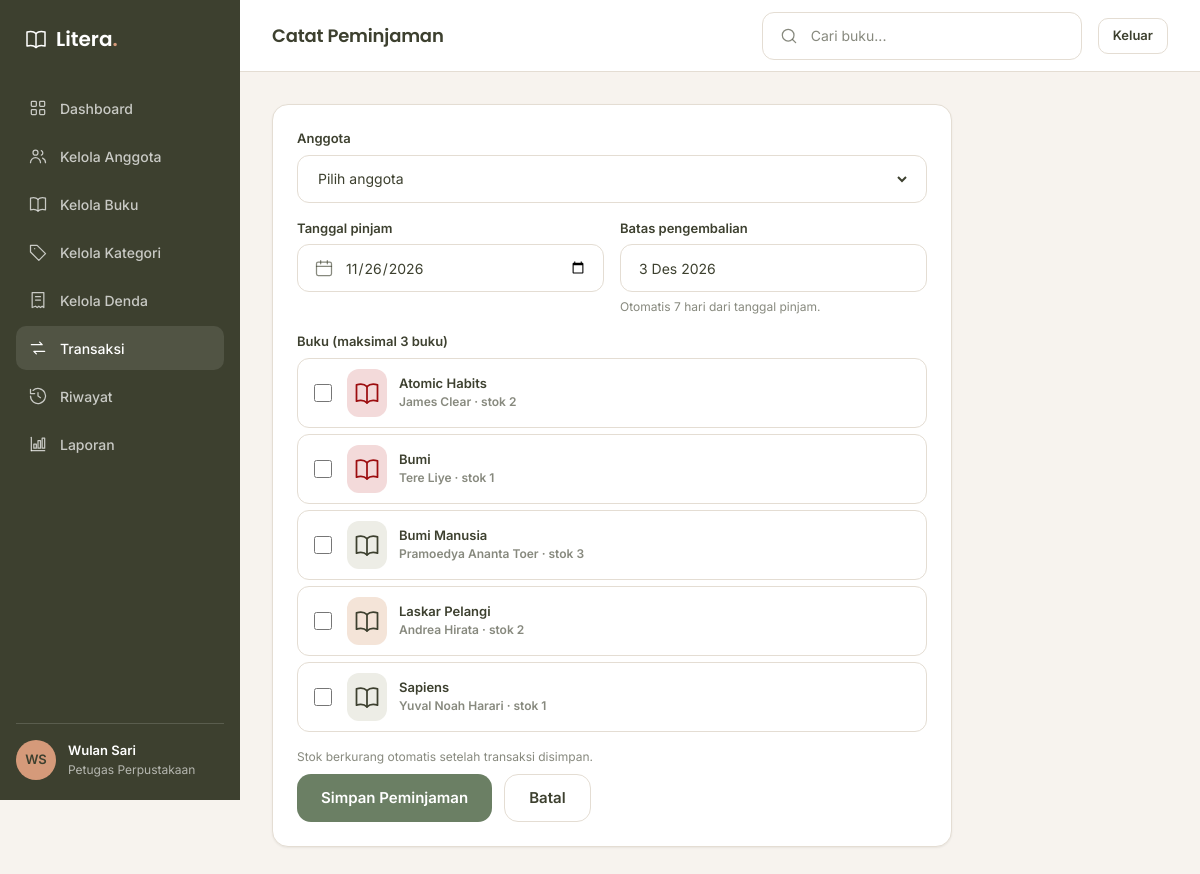
The app's page /admin/transaksi/tambah (signed in) with its own data.
### tables this page shows
CREATE TABLE buku (
    id           INT AUTO_INCREMENT PRIMARY KEY,
    kategori_id  INT NOT NULL,
    judul        VARCHAR(200) NOT NULL,
    penulis      VARCHAR(150) NOT NULL,
    penerbit     VARCHAR(150) NULL,
    tahun_terbit SMALLINT NULL,
    isbn         VARCHAR(30) NULL,
    sinopsis     TEXT NULL,
    cover        VARCHAR(255) NULL,
    stok         INT NOT NULL DEFAULT 0,
    created_at   TIMESTAMP NOT NULL DEFAULT CURRENT_TIMESTAMP,
    CONSTRAINT fk_buku_kategori FOREIGN KEY (kategori_id) REFERENCES kategori (id) ON DELETE RESTRICT,
    INDEX idx_buku_kategori (kategori_id)
);

### app/core/Controller.php (called while the page is built, shortened)
<?php
abstract class Controller
{
    protected function view(string $view, array $data = [], string $layout = 'member'): void
    {
        extract($data, EXTR_SKIP);
        require dirname(__DIR__) . '/views/layouts/' . $layout . '.php';
    }
}

### app/controllers/PeminjamanController.php (called while the page is built, shortened)
<?php
final class PeminjamanController extends Controller
{
    public function adminCreate(): void
    {
        $this->view('admin/transaksi/form', [
            'judul' => 'Catat Peminjaman',
            'anggota' => User::opsiAnggota(),
            'buku' => Buku::tersedia(),
            'tanggal' => date('Y-m-d'),
            'jatuhTempo' => date('Y-m-d', strtotime('+' . MAX_HARI_PINJAM . ' days')),
        ], 'admin');
    }
}

### public/index.php (called while the page is built, shortened)
<?php
$method = $_SERVER['REQUEST_METHOD'] ?? 'GET';
$path = (string) ($_GET['r'] ?? parse_url($_SERVER['REQUEST_URI'] ?? '/', PHP_URL_PATH) ?? '/');
$path = rawurldecode($path);
$path = '/' . trim($path, '/');
$router = new Router();
$router->get('/', [HomeController::class, 'index']);
$router->get('/login', [AuthController::class, 'form']);
$router->post('/login', [AuthController::class, 'login']);
$router->post('/logout', [AuthController::class, 'logout']);
$router->get('/beranda', [BerandaController::class, 'index'], 'anggota');
$router->get('/buku', [BukuController::class, 'index'], 'anggota');
$router->get('/buku/{id}', [BukuController::class, 'detail'], 'anggota');
$router->get('/pinjam', [PeminjamanController::class, 'form'], 'anggota');
$router->post('/pinjam', [PeminjamanController::class, 'store'], 'anggota');
$router->get('/pinjam/bukti/{id}', [PeminjamanController::class, 'bukti'], 'anggota');
$router->get('/kembali', [PengembalianController::class, 'index'], 'anggota');
$router->post('/kembali', [PengembalianController::class, 'ajukan'], 'anggota');
$router->get('/riwayat', [RiwayatController::class, 'anggota'], 'anggota');
$router->get('/denda', [DendaController::class, 'saya'], 'anggota');
$router->get('/profil', [ProfilController::class, 'index'], 'anggota');
$router->get('/admin', [DashboardController::class, 'index'], 'petugas');
$router->get('/admin/anggota', [AnggotaController::class, 'index'], 'petugas');
$router->get('/admin/anggota/tambah', [AnggotaController::class, 'create'], 'petugas');
$router->post('/admin/anggota', [AnggotaController::class, 'store'], 'petugas');
$router->get('/admin/anggota/{id}/edit', [AnggotaController::class, 'edit'], 'petugas');
$router->post('/admin/anggota/{id}', [AnggotaController::class, 'update'], 'petugas');
$router->post('/admin/anggota/{id}/hapus', [AnggotaController::class, 'destroy'], 'petugas');
$router->get('/admin/buku', [BukuController::class, 'adminIndex'], 'petugas');
$router->get('/admin/buku/tambah', [BukuController::class, 'create'], 'petugas');
$router->post('/admin/buku', [BukuController::class, 'store'], 'petugas');
$router->get('/admin/buku/{id}/edit', [BukuController::class, 'edit'], 'petugas');
$router->post('/admin/buku/{id}', [BukuController::class, 'update'], 'petugas');
$router->post('/admin/buku/{id}/hapus', [BukuController::class, 'destroy'], 'petugas');
$router->get('/admin/kategori', [KategoriController::class, 'index'], 'petugas');
$router->get('/admin/kategori/tambah', [KategoriController::class, 'create'], 'petugas');
$router->post('/admin/kategori', [KategoriController::class, 'store'], 'petugas');
$router->get('/admin/kategori/{id}/edit', [KategoriController::class, 'edit'], 'petugas');
$router->post('/admin/kategori/{id}', [KategoriController::class, 'update'], 'petugas');
$router->post('/admin/kategori/{id}/hapus', [KategoriController::class, 'destroy'], 'petugas');
$router->get('/admin/denda', [DendaController::class, 'index'], 'petugas');
$router->get('/admin/denda/tambah', [DendaController::class, 'create'], 'petugas');
$router->post('/admin/denda', [DendaController::class, 'store'], 'petugas');
$router->get('/admin/denda/{id}/edit', [DendaController::class, 'edit'], 'petugas');
$router->post('/admin/denda/{id}', [DendaController::class, 'update'], 'petugas');
$router->post('/admin/denda/{id}/hapus', [DendaController::class, 'destroy'], 'petugas');
$router->post('/admin/denda/{id}/lunas', [DendaController::class, 'lunas'], 'petugas');
$router->get('/admin/transaksi', [PeminjamanController::class, 'adminIndex'], 'petugas');
$router->get('/admin/transaksi/tambah', [PeminjamanController::class, 'adminCreate'], 'petugas');
$router->post('/admin/transaksi', [PeminjamanController::class, 'adminStore'], 'petugas');
$router->get('/admin/transaksi/{id}', [PeminjamanController::class, 'adminShow'], 'petugas');
$router->post('/admin/transaksi/{id}/kembali', [PengembalianController::class, 'proses'], 'petugas');
$router->get('/admin/riwayat', [RiwayatController::class, 'admin'], 'petugas');
$router->get('/admin/laporan', [LaporanController::class, 'buatLaporan'], 'petugas');
$router->dispatch($method, $path);

### app/models/Buku.php (called while the page is built, shortened)
<?php
final class Buku
{
    public static function tersedia(): array
    {
        return Database::pdo()->query(self::SELECT . ' WHERE b.stok > 0 ORDER BY b.judul')->fetchAll();
    }
}

### app/views/admin/transaksi/form.php (the view, shortened to what this page needs)
<form class="kartu form-card" method="post" action="<?= e(url('/admin/transaksi')) ?>" id="formPinjam" data-hari="<?= MAX_HARI_PINJAM ?>">
    <div class="form-grid">
        <div class="field span-2">
            <label for="user_id">Anggota</label>
            <div class="input">
                <select id="user_id" name="user_id" required>
                    <option value="">Pilih anggota</option>
                </select>
            </div>
        </div>
        <div class="field">
            <label for="tgl_pinjam">Tanggal pinjam</label>
            <div class="input">
                <?= ikon('calendar') ?>
                <input id="tgl_pinjam" type="date" name="tgl_pinjam" value="<?= e($tanggal) ?>" min="<?= e(date('Y-m-d')) ?>" required>
            </div>
        </div>
        <div class="field">
            <label>Batas pengembalian</label>
            <div class="input"><input type="text" id="estimasiKembali" value="<?= e(tanggal($jatuhTempo)) ?>" readonly></div>
            <span class="form__bantuan">Otomatis <?= MAX_HARI_PINJAM ?> hari dari tanggal pinjam.</span>
        </div>
        <div class="field span-2">
            <label>Buku (maksimal <?= MAX_BUKU_AKTIF ?> buku)</label>
            <?php foreach ($buku as $b): ?>
                <label class="buku-pilih">
                    <input type="checkbox" name="buku[]" value="<?= (int) $b['id'] ?>">
                    <?= coverBuku($b, 'cover--sm') ?>
                    <span class="buku-pilih__info">
                        <span class="buku-pilih__judul"><?= e($b['judul']) ?></span>
                        <span class="buku-pilih__meta"><?= e($b['penulis']) ?> · stok <?= (int) $b['stok'] ?></span>
                    </span>
                </label>
            <?php endforeach; ?>
        </div>
        <p class="form__bantuan span-2">Stok berkurang otomatis setelah transaksi disimpan.</p>
    </div>
    <div class="form-aksi">
        <button class="btn btn--primary" type="submit">Simpan Peminjaman</button>
        <a class="btn btn--outline" href="<?= e(url('/admin/transaksi')) ?>">Batal</a>
    </div>
</form>

### app/core/Router.php (shortened to what this page needs)
<?php
final class Router
{
    private array $routes = [];
    private function add(string $method, string $pattern, array $handler, ?string $role): void
    {
        $this->routes[] = compact('method', 'pattern', 'handler', 'role');
    }
    public function dispatch(string $method, string $path): void
    {
        foreach ($this->routes as $route) {
            if ($route['method'] !== $method) {
                continue;
            }
            $regex = '#^' . str_replace(['/', '{id}'], ['\/', '([0-9]+)'], $route['pattern']) . '$#';
            if (!preg_match($regex, $path, $cocok)) {
                continue;
            }
            [$kelas, $aksi] = $route['handler'];
            $params = array_map('intval', array_slice($cocok, 1));
            (new $kelas())->{$aksi}(...$params);
            return;
        }
        exit('Halaman tidak ditemukan.');
    }
}

### app/core/helpers.php (shortened to what this page needs)
<?php
function e($nilai): string
{
    return htmlspecialchars((string) $nilai, ENT_QUOTES, 'UTF-8');
}
function url(string $path = ''): string
{
    return BASE_URL . '/' . ltrim($path, '/');
}
function tanggal(?string $ymd): string
{
    static $bulan = ['Jan', 'Feb', 'Mar', 'Apr', 'Mei', 'Jun', 'Jul', 'Agu', 'Sep', 'Okt', 'Nov', 'Des'];
    $waktu = strtotime($ymd);
    return $waktu ? date('j', $waktu) . ' ' . $bulan[(int) date('n', $waktu) - 1] . ' ' . date('Y', $waktu) : '—';
}
function coverBuku(array $b, string $kelas = ''): string
{
    $warna = ['sage', 'warm', 'rose-tua'][((int) ($b['id'] ?? 0)) % 3];
    return '<div class="cover cover--' . $warna . ' ' . e($kelas) . '">' . ikon('book-open', 28) . '</div>';
}
function ikon(string $nama, int $ukuran = 20): string
{
    $path = $paths[$nama] ?? '';
    return '<svg class="ikon" width="' . $ukuran . '" height="' . $ukuran . '" viewBox="0 0 24 24" fill="none" stroke="currentColor" stroke-width="1.5" stroke-linecap="round" stroke-linejoin="round" aria-hidden="true">' . $path . '</svg>';
}
function logo(string $href = '#', bool $inverse = false): string
{
    $kelas = 'logo' . ($inverse ? ' logo--inverse' : '');
    $ikon = '<svg class="logo__ikon" width="24" height="24" viewBox="0 0 24 24" fill="none" stroke="currentColor" stroke-width="1.5" stroke-linecap="round" stroke-linejoin="round" aria-hidden="true"><path d="M12 6.5C10 4.5 6.5 4 3 5v14c3.5-1 7-.5 9 1.5 2-2 5.5-2.5 9-1.5V5c-3.5-1-7-.5-9 1.5Z"/><path d="M12 6.5v14"/></svg>';
    return '<a class="' . $kelas . '" href="' . e($href) . '">' . $ikon
        . '<span class="logo__teks">Litera<span class="logo__titik">.</span></span></a>';
}

### public/assets/css/tokens.css (style rules this page uses)
:root { --kelp: #3D402F; --willow: #6B7F64; --whiskey: #D59A7A; --tamarillo: #9C0D0F; --bg: #F7F3EE; --card: #FFFFFF; --sunken: rgba(61, 64, 47, 0.04); --border: #E4DDD3; --ink: #3D402F; --ink-2: rgba(61, 64, 47, 0.62); --ink-inv: #FFFFFF; --tint-success: rgba(107, 127, 100, 0.14); --tint-warning: rgba(213, 154, 122, 0.20); --tint-danger: rgba(156, 13, 15, 0.10); --tint-neutral: rgba(61, 64, 47, 0.08); --radius-kecil: 8px; --radius-input: 12px; --radius-tombol: 14px; --radius-kartu: 16px; --radius-pil: 999px; --bayang-halus: 0 1px 2px 0 rgba(61, 64, 47, 0.08); --bayang-angkat: 0 12px 32px 0 rgba(61, 64, 47, 0.10); --jarak-1: 4px; --jarak-2: 8px; --jarak-3: 12px; --jarak-4: 16px; --jarak-5: 24px; --jarak-6: 32px; --font-judul: 'Poppins', system-ui, -apple-system, 'Segoe UI', sans-serif; --font-teks: 'Inter', system-ui, -apple-system, 'Segoe UI', sans-serif; }

### public/assets/css/app.css (style rules this page uses)
*, *::before, *::after { box-sizing: border-box; }
html { -webkit-text-size-adjust: 100%; }
body { margin: 0; font-family: var(--font-teks); font-size: 14px; line-height: 1.5; color: var(--ink); background: var(--bg); }
h1, h2, h3, h4, p, ul, ol, dl, dd { margin: 0; }
a { color: var(--willow); text-decoration: none; }
button, input, select, textarea { font: inherit; color: inherit; }
button { cursor: pointer; }
img, svg { display: block; }
.ikon { flex: none; }
.logo { display: inline-flex; align-items: center; gap: 8px; font-family: var(--font-judul); font-size: 20px; font-weight: 600; color: var(--kelp); text-decoration: none; }
.logo__ikon { width: 24px; height: 24px; color: var(--willow); }
.logo__titik { color: var(--whiskey); }
.logo--inverse { color: var(--ink-inv); }
.logo--inverse .logo__ikon { color: var(--ink-inv); }
.btn { display: inline-flex; align-items: center; justify-content: center; gap: 8px; height: 48px; padding: 0 24px; border: 0; border-radius: var(--radius-tombol); font-family: var(--font-teks); font-size: 15px; font-weight: 600; line-height: 1; text-decoration: none; white-space: nowrap; transition: background-color .15s, color .15s, border-color .15s; }
.btn--primary { background: var(--willow); color: #fff; }
.btn--outline { background: var(--card); color: var(--ink); border: 1.5px solid var(--border); }
.field { display: flex; flex-direction: column; gap: 6px; }
.field > label { font-size: 13px; font-weight: 600; }
.input { display: flex; align-items: center; gap: 10px; height: 48px; padding: 0 16px; background: var(--card); border: 1px solid var(--border); border-radius: var(--radius-input); transition: border-color .15s, box-shadow .15s; }
.input input, .input select { flex: 1; min-width: 0; height: 100%; border: 0; background: transparent; outline: 0; font-size: 14px; }
.input input::placeholder { color: var(--ink-2); }
.input .ikon { color: var(--ink-2); }
.form__bantuan { font-size: 12px; color: var(--ink-2); }
.form-grid { display: grid; grid-template-columns: repeat(2, 1fr); gap: 16px; }
.form-grid .span-2 { grid-column: 1 / -1; }
.form-aksi { display: flex; gap: 12px; margin-top: 8px; }
.buku-pilih { display: flex; align-items: center; gap: 12px; padding: 10px 12px; background: var(--card); border: 1px solid var(--border); border-radius: 12px; font-size: 13px; cursor: pointer; }
.buku-pilih input[type="checkbox"] { width: 18px; height: 18px; accent-color: var(--willow); flex: none; }
.buku-pilih__info { display: flex; flex-direction: column; min-width: 0; }
.buku-pilih__judul { font-weight: 600; }
.buku-pilih__meta { color: var(--ink-2); font-size: 12px; }
.cover--sm { width: 40px; height: 48px; aspect-ratio: auto; border-radius: 8px; flex: none; }
.kartu { background: var(--card); border: 1px solid var(--border); border-radius: var(--radius-kartu); box-shadow: var(--bayang-halus); }
.cover { display: grid; place-items: center; aspect-ratio: 1.35 / 1; border-radius: var(--radius-input); color: var(--kelp); }
.cover--sage { background: #EDEDE6; }
.cover--warm { background: #F4E4D8; }
.cover--rose-tua { background: #F3DADA; color: var(--tamarillo); }
.admin { background: var(--bg); }
.sidebar .logo { padding: 0 8px; margin-bottom: 32px; }
.side-link .ikon { width: 20px; height: 20px; }
.form-card { max-width: 680px; padding: 24px; }

### records on screen
buku: $ukuran 28 (drawn), judul "Atomic Habits", penulis "James Clear", stok "2"
buku: $ukuran 28 (drawn), judul "Bumi", penulis "Tere Liye", stok "1"
buku: $ukuran 28 (drawn), judul "Bumi Manusia", penulis "Pramoedya Ananta Toer", stok "3"
buku: $ukuran 28 (drawn), judul "Laskar Pelangi", penulis "Andrea Hirata", stok "2"
buku: $ukuran 28 (drawn), judul "Sapiens", penulis "Yuval Noah Harari", stok "1"

### other values on screen
$label "Dashboard"
$label "Kelola Anggota"
$label "Kelola Buku"
$label "Kelola Kategori"
$label "Kelola Denda"
$label "Transaksi"
$label "Riwayat"
$label "Laporan"
